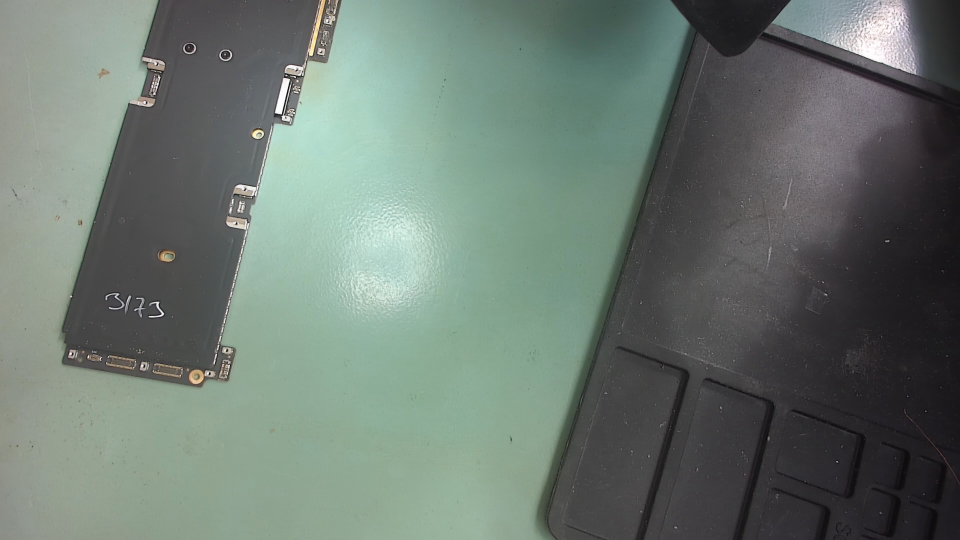
#> input picture reverse_engineering/frame_check.png, 1920 x 1080 px (shown at 1/2 size)
$ python -i render.py   (imports and definitions only)   (older library calls are emulated)
#> lines starting #> are read from the running program, lines starting #| are printed output that depends on the picture
#> further down, picture is the input picture: shape (1080, 1920, 3); mean B, G, R 112.6, 120.4, 108
"""render.py - palette mapping, cutoff limits, hotspot crosshair, temp gauge.

Panels: LEFT = CAMERA (VIS) / RIGHT = IR, two equal 16:9 boxes. A horizontal
temperature gauge spans the bottom, with a needle at the current max-hotspot.
"""
import numpy as np
import cv2

PALETTES = ('inferno', 'jet', 'gray')
FACTORY_ALIGN = (21.0, 5.0, 1.0, 0.0)


# [5 lines left out: function _lut, not called in this run]


def raw_to_temp(raw, offset=0.0, gain=0.01):
    """Linear raw-count model -> degC. Placeholder pending 0x6051 calibration."""
    return (raw.astype(np.float32) - offset) * gain


# [107 lines left out: functions smooth_temp_frame, analyze, find_hotspots, xdomain, ir_to_rgb, _draw_crosshair, not called in this run]


def _draw_hot_dot(canvas, cx, cy, color=(120, 255, 200)):
    cv2.circle(canvas, (cx, cy), 3, color, 1, cv2.LINE_AA)


# [4 lines left out: function _mark_pos, not called in this run]


def _detail_light(bgr, clip=2.5, strength=1.5):
    """VIS 'light-change' filter: CLAHE on luminance lifts the dark/light
    structure PCBtool-style (board vs desk contrast, component bodies,
    shields), then unsharp sharpens fine detail."""
#> called with clip = 2.5, strength = 1.5
    lab = cv2.cvtColor(bgr, cv2.COLOR_BGR2LAB)
#> lab: shape (1080, 1920, 3); mean of channels 0, 1, 2 123.7, 122.2, 130.6
    l, a_, b_ = cv2.split(lab)
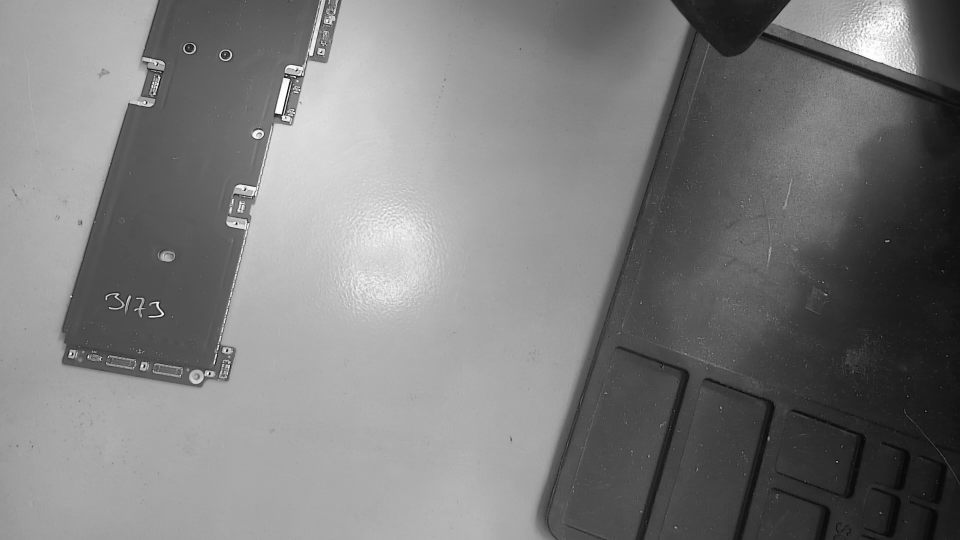
#> l: shape (1080, 1920) (shown at 1/2 size); min 2, max 255, mean 123.7
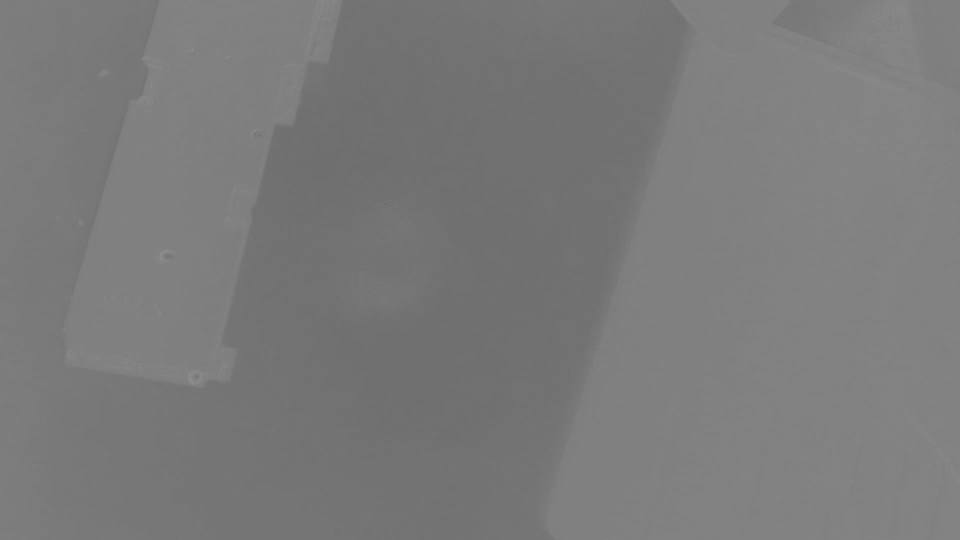
#> a_: shape (1080, 1920) (shown at 1/2 size); min 110, max 142, mean 122.2
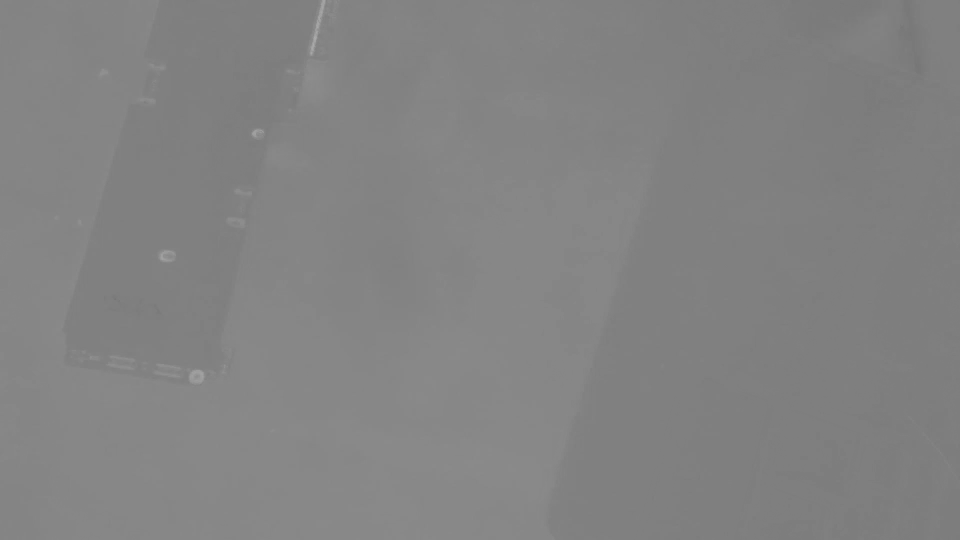
#> b_: shape (1080, 1920) (shown at 1/2 size); min 118, max 172, mean 130.6
    cl = cv2.createCLAHE(clipLimit=clip, tileGridSize=(8, 8)).apply(l)
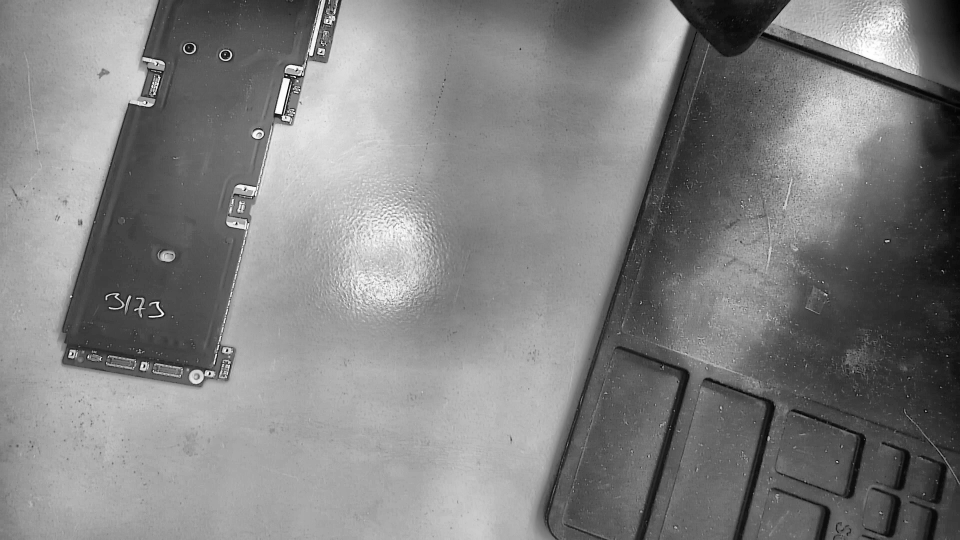
#> cl: shape (1080, 1920) (shown at 1/2 size); min 1, max 255, mean 128.6
    u = cv2.GaussianBlur(cl, (0, 0), 2.0)
    sh = cv2.addWeighted(cl, strength, u, 1.0 - strength, 0)
    return cv2.cvtColor(cv2.merge((sh, a_, b_)), cv2.COLOR_LAB2BGR)
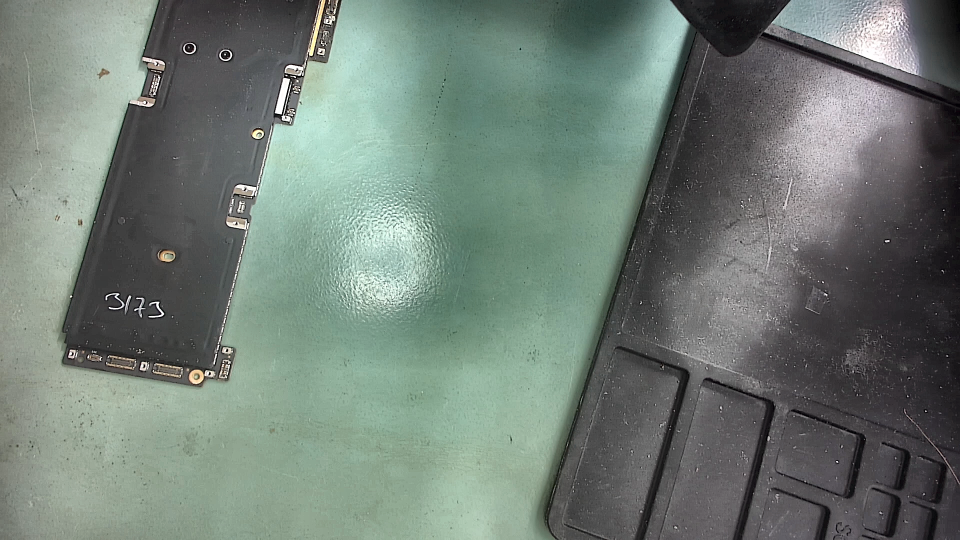
#> returned value: shape (1080, 1920, 3) (shown at 1/2 size); mean B, G, R 117.1, 124.9, 112.6


# [316 lines left out: functions _edge_accent, _heat_alpha, _heat_color, _overlay_vis_edges, _warp_vis, _warp_ir_overlay and 10 more, not called in this run]

>>> import cv2
>>> picture = cv2.imread('../../../reverse_engineering/frame_check.png')
>>> result = _detail_light(picture)
